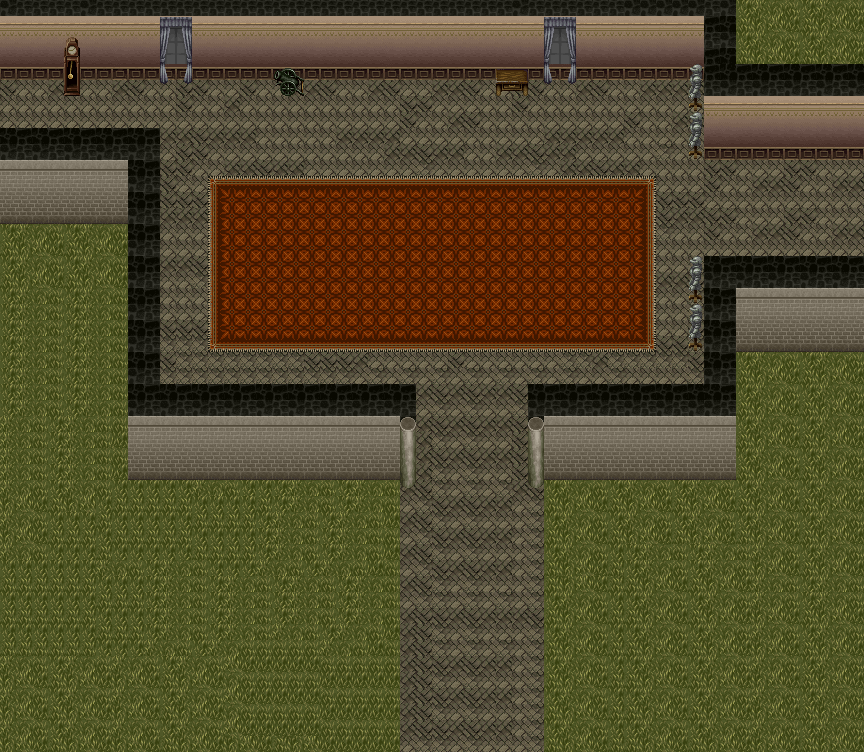

Below is a game level as drawn by its tile map, then a one-line description and the .tmx that defines it (tile-layer data replaced by summaries):
An orthogonal 54x47 tile map with 16x16 px tiles, 3 tile layers (Capa de Patrones 1, Capa de patrones 3, Capa de patrones 2).

<map version="1.0" orientation="orthogonal" renderorder="right-down" width="54" height="47" tilewidth="16" tileheight="16" nextobjectid="1">
 <tileset firstgid="1" name="MansionSpritev3" tilewidth="16" tileheight="16" tilecount="2048" columns="64">
  <image source="MansionSpritev3.png" width="1024" height="512" />
 </tileset>
 <layer name="Capa de Patrones 1" width="54" height="47">
  <data>[2538 cells, 2538 non-empty, 37 distinct tile ids]</data>
 </layer>
 <layer name="Capa de patrones 3" width="54" height="47">
  <data>[2538 cells, 12 non-empty, 6 distinct tile ids]</data>
 </layer>
 <layer name="Capa de patrones 2" width="54" height="47">
  <data>[2538 cells, 54 non-empty, 30 distinct tile ids]</data>
 </layer>
</map>
